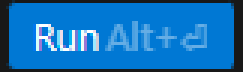
#> input picture run.png, 81 x 24 px (shown 3 times larger)
$ python autoClicker.py
#> lines starting #> are read from the running program, lines starting #| are printed output that depends on the picture
import pyautogui
import cv2
import numpy as np
import time
import os

# Get the directory of the script
script_dir = os.path.dirname(os.path.abspath(__file__))

# Load templates for run and retry buttons
templates = {
    "run": cv2.imread(os.path.join(script_dir, "run.png")),
    "allow": cv2.imread(os.path.join(script_dir, "allow.png")),
    "retry": cv2.imread(os.path.join(script_dir, "retry.png")),
    "accept": cv2.imread(os.path.join(script_dir, "accept.png"))
}
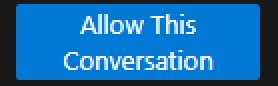
#> input picture allow.png, 139 x 43 px (shown 2 times larger)
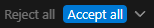
#> input picture accept.png, 154 x 28 px

scales = [1.0, 0.9, 0.8, 0.7]

while True:
    screenshot = pyautogui.screenshot()
#> (the run stopped early here; a loop or call above may not have finished)
